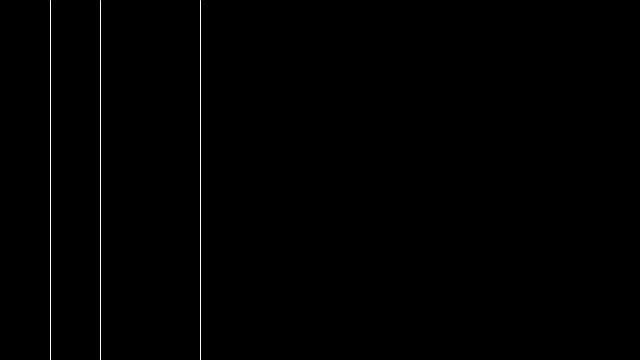
Frame 1 (no input)
Frame 60 (the mouse pressed at the canvas centre just before this capture): identical to frame 1, image omitted
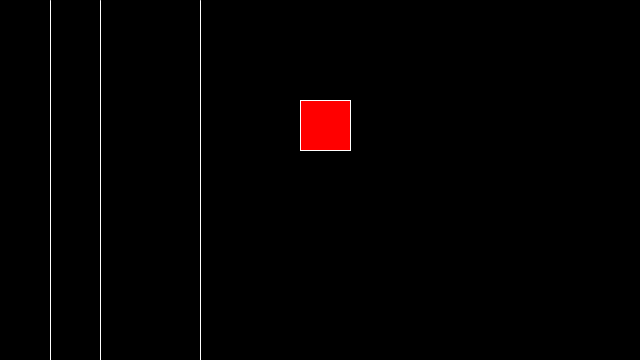
Frame 120 (the mouse held since frame 60 and released just before this capture)

The Processing sketch that drew these frames (run headless with seeded random() and noise(); from frame 60 on, the mouse is pressed at the canvas centre):

// Processing sketch: sketch_conditionals3
// ── sketch_conditionals3.pde
void setup() {
  size(640, 360);
}

void draw() {
  background(0);

  if (mouseX > 200) {
    fill(255, 0, 0);
    rect(300, 100, 50, 50);
  } else if (mouseX > 100) {
    fill(0, 255, 0);
    rect(300, 300, 50, 50);
  } else if (mouseX > 50) {
    fill(0, 0, 255);
    rect(400, 200, 50, 50);
  }

  stroke(255);
  line(50, 0, 50, height);
  line(100, 0, 100, height);
  line(200, 0, 200, height);
}
